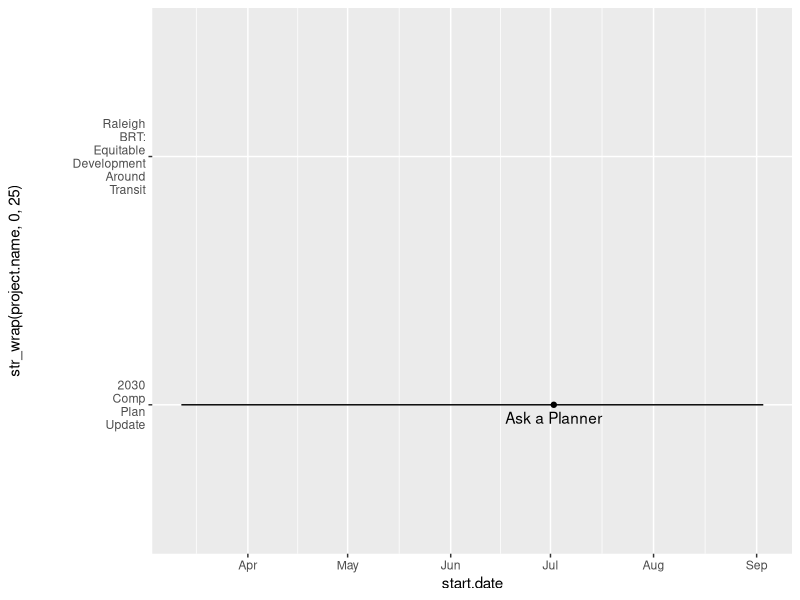

R code for this plot:
library("tidyverse")
library("lubridate") 
library("jsonlite")
library("ggrepel")


#vars----

#functions----
fun_project <- function(project.name, last.updated,
                        project.type = c("citywide", "area plans", "corridor study", "other"), 
                        project.status = c("active", "implementation", "completed"),
                        start.date = NA, end.date = NA, 
                        url = NA) {
  df.out <- data.frame(project.name = project.name, 
                       project.type = project.type, 
                       project.status = project.status,
                       start.date = start.date, 
                       end.date = end.date,
                       last.updated = last.updated,
                       project.url = url, 
                       stringsAsFactors = FALSE)
  return(df.out)
}

fun_event <- function(event.name, project.name,
                      event.loc,
                      event.date, event.url = NA) {
  df.out <- data.frame(event.name = event.name, 
                       project.name = project.name, 
                       event.date = event.date, 
                       event.loc = event.loc,
                       event.url = event.url)
  return(df.out)
}


#data creation----
cityplanning.prj <- rbind(fun_project("2030 Comp Plan Update", 
                                      last.updated = ymd(20190701), 
                                      "citywide", "active", 
                                      start.date = ymd(20190312), 
                                      end.date = ymd(20190903), 
                                      url = NA), 
                          fun_project("Raleigh BRT: Equitable Development Around Transit", 
                                      last.updated = ymd(20190701), 
                                      "citywide", "active", 
                                      start.date = NA, end.date = NA, 
                                      url = NA))
cityplanning.evnt <- rbind(fun_event("Ask a Planner", "2030 Comp Plan Update", 
                                     "RMB 237", ymd(20190702)))

#plot----
ggplot() + 
  geom_segment(data = cityplanning.prj, 
               aes(x = start.date, xend = end.date, 
                   y = str_wrap(project.name,0,25),
                   yend = str_wrap(project.name,0,25), 
                   group = str_wrap(project.name,0,25))) +
  geom_point(data = cityplanning.evnt, 
             aes(x = event.date, 
                 y = str_wrap(project.name,0,25))) +
  geom_text_repel(data = cityplanning.evnt, 
                  min.segment.length = 0, point.padding = unit(0.125, "inches"),
                  arrow = arrow(angle = 20, type = "closed", unit(0.075, "inches")),
                  direction = "y", 
                  aes(x = event.date, 
                      y = str_wrap(project.name,0,25), 
                      label = event.name))

# #import city calendar from api----
# #http://data-ral.opendata.arcgis.com/datasets/public-meetings-calendar
# CORcalendar.api <- "https://opendata.arcgis.com/datasets/37d0fd6d45074ebcaf585e186cbab472_0.geojson"
# CORcal.json <- fromJSON(CORcalendar.api)
# 
# #convert to data.frame----
# corcaldf <- CORcal.json[["features"]][["properties"]]
# 
# #tidy datetime events----
# corcaldf$start_date <- ymd_hms(corcaldf$start_date, tz = "America/New_York") 
# corcaldf$end_date   <- ymd_hms(corcaldf$end_date, tz = "America/New_York") 
